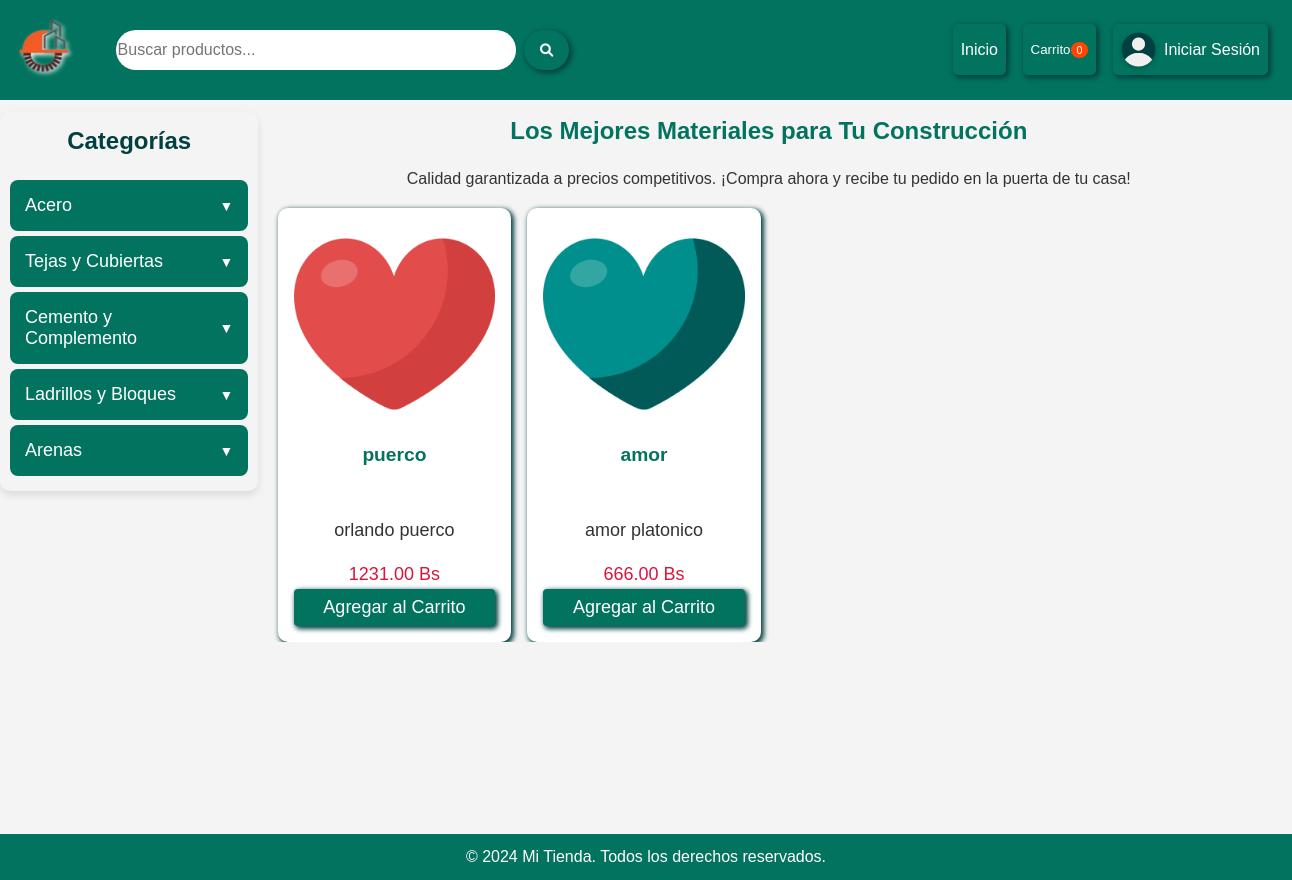
The app's page /, older data.
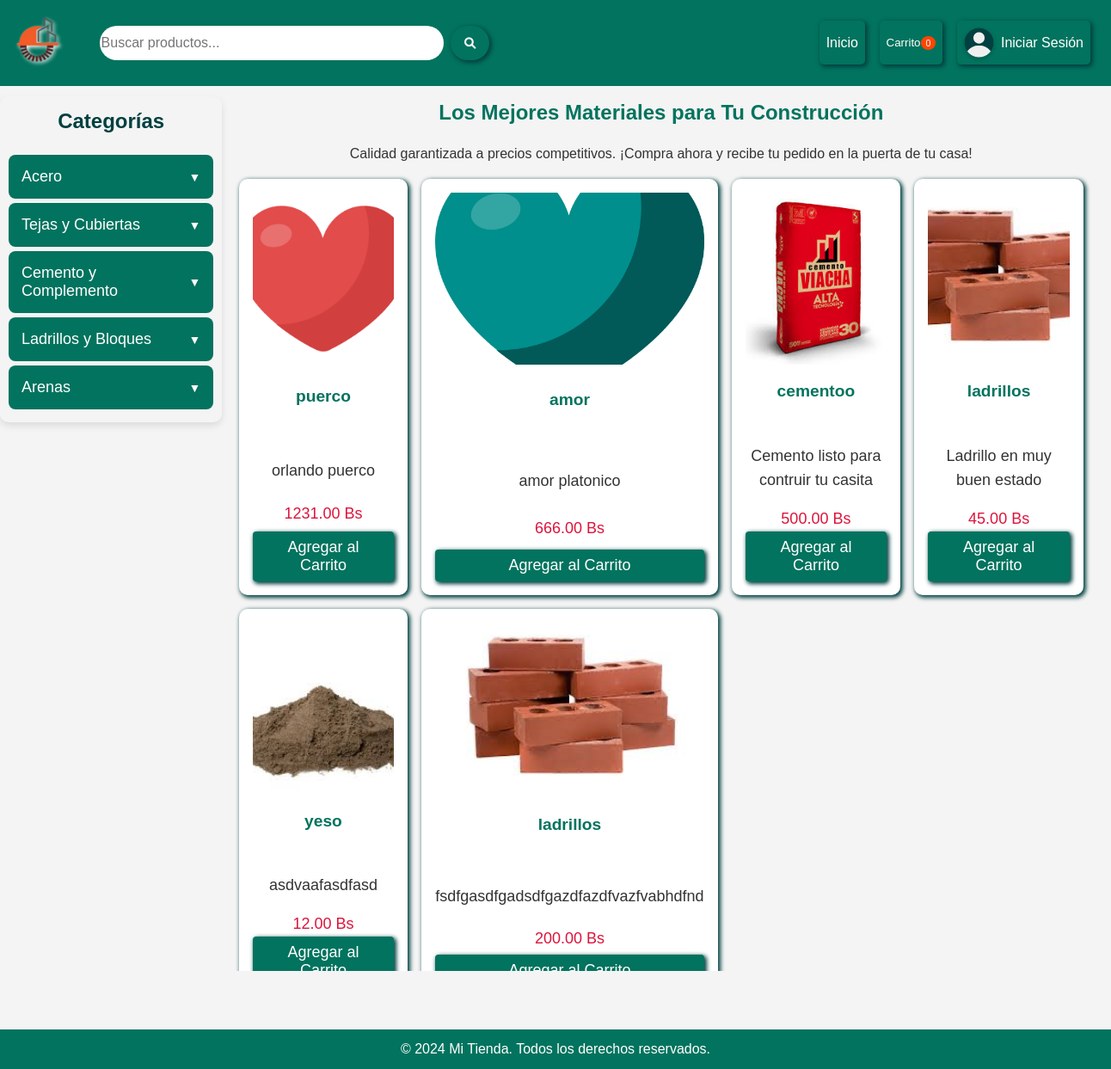
The same page, newer data.
### sitioWeb/models.py (models this page shows, shortened)
class Categoria(models.Model):
    nombre = models.CharField(max_length=100, null=False, blank=False)
    class Meta:
        db_table = "Categorias"
        verbose_name = "Categoria"
        verbose_name_plural = "Categorias"

class Producto(models.Model):
    nombre = models.CharField(max_length=100 ,null= False ,blank=False)  # Nombre del producto
    descripcion = models.TextField(blank=True, null=True)  # Descripción del producto
    precio = models.DecimalField(max_digits=10, decimal_places=2,null= True ,blank=True)  # Precio del producto
    usuario = models.ForeignKey(Usuario, on_delete=models.CASCADE,null= True ,blank=True)  # Relación con el usuario
    subcategoria = models.ForeignKey(subCategoria, on_delete=models.CASCADE,null= True ,blank=True)  # Relación con la categoría
    provincia = models.ForeignKey(Provincia, on_delete=models.CASCADE, null=True, blank=True)  # Relación con la provincia
    estado = models.ForeignKey(EstadoDelProducto, on_delete=models.CASCADE, null=True, blank=True)  # Relación con el estado del producto
    fecha_creacion = models.DateTimeField(auto_now_add=True)  # Fecha y hora de creación del producto
    estado_producto = models.BooleanField(default=True,null=True, blank=True)  # Estado del producto (activo o inactivo)
    class Meta:
        db_table = "Productos"
        verbose_name = "Producto"
        verbose_name_plural = "Productos"

class Imagenes(models.Model):
    ruta = models.ImageField(upload_to='productos/')  # Ruta o archivo de la imagen
    producto = models.ForeignKey(Producto, on_delete=models.CASCADE, related_name='imagenes',null= True ,blank=True)  # Relación con el producto
    class Meta:
        db_table = "ProductImages"
        verbose_name = "Imagen del Producto"
        verbose_name_plural = "Imágenes del Producto"

### sitioWeb/views.py (the view)
# urls.py: path('',baseView , name= 'base'),
def baseView(request):
    user_id = request.session.get('user_id')
    user = None
    if user_id:
        user = Usuario.objects.get(idUsuario=user_id)
    productos = Producto.objects.all()
    categorias = Categoria.objects.prefetch_related('subcategorias').all()  # Obtiene todas las categorías y sus subcategorías
    return render(request, "base.html",{'user': user, 'productos': productos, 'categorias': categorias})

### sitioWeb/templates/base.html (shortened to what this page needs)
{% load static %}
<!DOCTYPE html>
<html lang="es">
<head>
    <link rel="stylesheet" href="{% static 'styles.css' %}">
    <link rel="stylesheet" href="{% static 'login.css' %}">
    <link rel="stylesheet" href="{% static 'perfil.css' %}">
    <link rel="stylesheet" href="{% static 'ofertar.css' %}">
    <link rel="stylesheet" href="{% static 'publicaciones.css' %}">
    <link rel="stylesheet" href="{% static 'barraNavegacion.css' %}">
    <link rel="stylesheet" href="{% static 'categorias.css' %}">
    <link rel="stylesheet" href="{% static 'carritoDesplegable.css' %}">
    <link rel="stylesheet" href="https://cdnjs.cloudflare.com/ajax/libs/font-awesome/6.0.0-beta3/css/all.min.css">
</head>
<body>
    <header>
    {% block barraNav %}
        {% include 'barraNavegacion.html' %}
    {% endblock %}
    </header>
    <main>
        {% block contenidos %}
            {% block categorias %}
                {% include 'categorias.html' %}
            {% endblock %}
            {% block publicaciones %}
                {% include 'publicaciones.html' %}
            {% endblock %}
    {% endblock %}
    </main>
    <footer>
        <p>© 2024 Mi Tienda. Todos los derechos reservados.</p>
    </footer>
</body>
</html>

### sitioWeb/templates/barraNavegacion.html (shortened to what this page needs)
{% load static %}
<nav class="navbar">
    <div class="logo">
        <a href="{% url 'base' %}">
            <img src="{% static 'LogoIS_Oficial.png' %}" alt="Logo" class="logo-img">
        </a>
    </div>
    <div class="search-bar">
        {% if not is_profile_page %}
            <input class="inputBuscar" id="inputBuscar" type="text" placeholder="Buscar productos...">
            <button onclick="buscarProducto()"><i class="fas fa-search"></i></button>
        {% endif %}
    </div>
    <div class="nav-links" id="navLinks">
        <a href="{% url 'base' %}" class="nav-link">Inicio</a>
         <button class="nav-link" onclick="toggleCart()">
            Carrito <span class="cart-count" id="cartCount">0</span>
        </button>
                {% if request.session.user_id %}
                <a href="{% url 'perfil' %}" class="nav-link">
                    {% if user.foto %}
                        <img src="{{ user.foto.url }}" alt="Foto de perfil" class="profile-img">
                    {% else %}
                        <img src="{% static 'default-profile.png' %}" alt="Foto de perfil" class="profile-img">
                    {% endif %}
                    {{ user.nombre }}
                </a>
                {% else %}
                    <a href="#" class="nav-link" id="loginBtn">
                        <img src="{% static 'default-profile.png' %}" alt="Perfil" class="profile-img">
                        Iniciar Sesión
                    </a>
                {% endif %}
    </div>
</nav>

### sitioWeb/templates/login.html (shortened to what this page needs)
{% load static %}

### sitioWeb/templates/categorias.html (shortened to what this page needs)
<div class="categorias">
    <h2>Categorías</h2>
    <ul class="category-list">
        {% for categoria in categorias %}
            <li class="category">
                <button class="category-btn">{{ categoria.nombre }}</button>
            </li>
        {% endfor %}
    </ul>
</div>

### sitioWeb/templates/publicaciones.html (shortened to what this page needs)
{% load static %}
<section class="contentP">
    <h1>Los Mejores Materiales para Tu Construcción</h1>
    <p>Calidad garantizada a precios competitivos. ¡Compra ahora y recibe tu pedido en la puerta de tu casa!</p>
    <div class="product-grid" id="product-grid">
        {% for producto in productos %}
        <div class="product-card" data-subcategoria-id="{{ producto.subcategoria.id }}">
            <img src="{{ producto.imagenes.first.ruta.url }}" alt="{{ producto.nombre }}">
            <h3>{{ producto.nombre }}</h3>
            <h2>{{ producto.subcategoria.nombre }}</h2>
            <p>{{ producto.descripcion }}</p>
            <span class="precio">{{ producto.precio }} Bs</span>
            <button class="agregar-button" data-producto-id="{{ producto.id }}"
                    data-producto-nombre="{{ producto.nombre }}"
                    data-producto-precio="{{ producto.precio }}"
                    onclick="agregarAlCarrito(this)">
                Agregar al Carrito
            </button>
        </div>
        {% empty %}
        <p>No hay productos disponibles en este momento.</p>
        {% endfor %}
    </div>
</section>

### sitioWeb/static/styles.css (style rules this page uses)
:root { --primary-color: #02735E; --secondary-color: #014040; --tertiary-color:#F27405; --text-color: #333; --background-color: #f4f4f4; --white: #ffffff; }
* { margin: 0; padding: 0; box-sizing: border-box; }
body { margin: 0; padding: 0; font-family: Arial, sans-serif; line-height: 1.6; color: var(--text-color); background-color: var(--background-color); padding-bottom: 3em; position: relative; min-height: 100vh; overflow-x: hidden; }
main { display: flex; padding: 2rem; gap: 2rem; margin-top: 80px; }
footer { background-color: var(--primary-color); color: white; text-align: center; padding: 10px; position: absolute; bottom: 0; width: 100%; z-index: -1; }

### sitioWeb/static/ofertar.css (style rules this page uses)
h1 { color: var(--secondary-color); text-align: center; margin-bottom: 20px; }
input[type="text"], input[type="number"], select, textarea { width: 100%; padding: 10px; border: 1px solid #ddd; border-radius: 4px; font-size: 16px; }

### sitioWeb/static/publicaciones.css (style rules this page uses)
.contentP { position: relative; left: 10%; top: 20%; width: 100%; justify-content: center; align-items: center; overflow: hidden; }
.contentP h1 { color: var(--primary-color); margin-bottom: 1rem; text-align: center; }
.contentP p { margin-bottom: 1rem; text-align: center; }
.product-grid { display: grid; position: relative; top: auto; width: 80%; left: 10%; grid-template-columns: repeat(4, 1fr); gap: 1rem; }
.product-card { background-color: var(--white); border-radius: 10px; padding: 1rem; text-align: center; box-shadow: 0 2px 4px rgba(0, 0, 0, 0.1); min-height: 400px; display: flex; flex-direction: column; justify-content: space-between; box-shadow: 2px 2px 5px 1px var(--secondary-color); }
.product-card img { width: 100%; height: 200px; object-fit: cover; margin-bottom: 1rem; }
.product-card p { font-size: 18px; max-height: 4.5em; color: var(---text-color); overflow: hidden; text-overflow: ellipsis; white-space: normal; }
.product-card h3 { color: #02735e; font-size: 1.2rem; margin-bottom: 0.5rem; }
.product-card h2 { color: #ffffff; font-size: 18px; margin-bottom: 0.5rem; }
.agregar-button { display: inline-block; background-color: var(--primary-color); color: var(--white); padding: 0.5rem 1rem; border: none; border-radius: 4px; cursor: pointer; transition: background-color 0.3s ease, color 0.3s ease, font-size 0.3s ease; font-size: 18px; text-align: center; box-shadow: 2px 2px 5px 1px var(--secondary-color); }
.product-card .precio { color: crimson; font-size: 18px; max-height: 4.5em; overflow: hidden; text-overflow: ellipsis; white-space: normal; }

### sitioWeb/static/barraNavegacion.css (style rules this page uses)
.navbar { position: fixed; top: 0%; width: 100%; background-color: var(--primary-color); display: flex; justify-content: space-between; align-items: center; padding: 1rem; color: var(--white); z-index: 1000; }
.logo-img { width: 60px; height: 60px; filter: drop-shadow(2px 2px 2px white); }
.search-bar { display: flex; align-items: center; flex-grow: 1; margin: 0 2rem; }
.search-bar input { padding: 0.1rem; margin: 0.5rem; border: none; border-radius:44px; width: 90%; height: 40px; max-width: 400px; }
.search-bar button { display: flex; padding: 1rem; margin-top: 1px; height: 40px; background-color: var(--primary-color); box-shadow:2px 2px 5px 1px var(--secondary-color); border: none; color: var(--white); justify-content: center; align-items: center; cursor: pointer; border-radius:20px; transition: all 0.5s; }
.nav-links { display: flex; gap: 0.5px; }
.nav-link { display: flex; padding: 0.5rem 0.5rem; margin: 0.5rem; height: auto; background-color: var(--primary-color); box-shadow: 2px 2px 5px 1px var(--secondary-color); border: none; color: var(--white); justify-content: center; align-items: center; text-decoration: none; cursor: pointer; border-radius: 5px; transition: all 0.5s; }
.profile-img { width: 35px; height: 35px; border-radius: 50%; object-fit: cover; margin-right: 8px; box-shadow: 0 2px 4px rgba(0, 0, 0, 0.2); }
.cart-count { background-color: #ff4500; border-radius: 50%; padding: 2px 6px; font-size: 0.8em; }

Row changes from the older to the newer data that the page shows:
added Producto: imagenes.first.ruta (picture), nombre "cementoo", descripcion "Cemento listo para contruir tu casita", precio "500.00"
added Producto: imagenes.first.ruta (picture), nombre "ladrillos", descripcion "Ladrillo en muy buen estado", precio "45.00"
added Producto: imagenes.first.ruta (picture), nombre "yeso", descripcion "asdvaafasdfasd", precio "12.00"
added Producto: imagenes.first.ruta (picture), nombre "ladrillos", descripcion "fsdfgasdfgadsdfgazdfazdfvazfvabhdfnd", precio "200.00"
